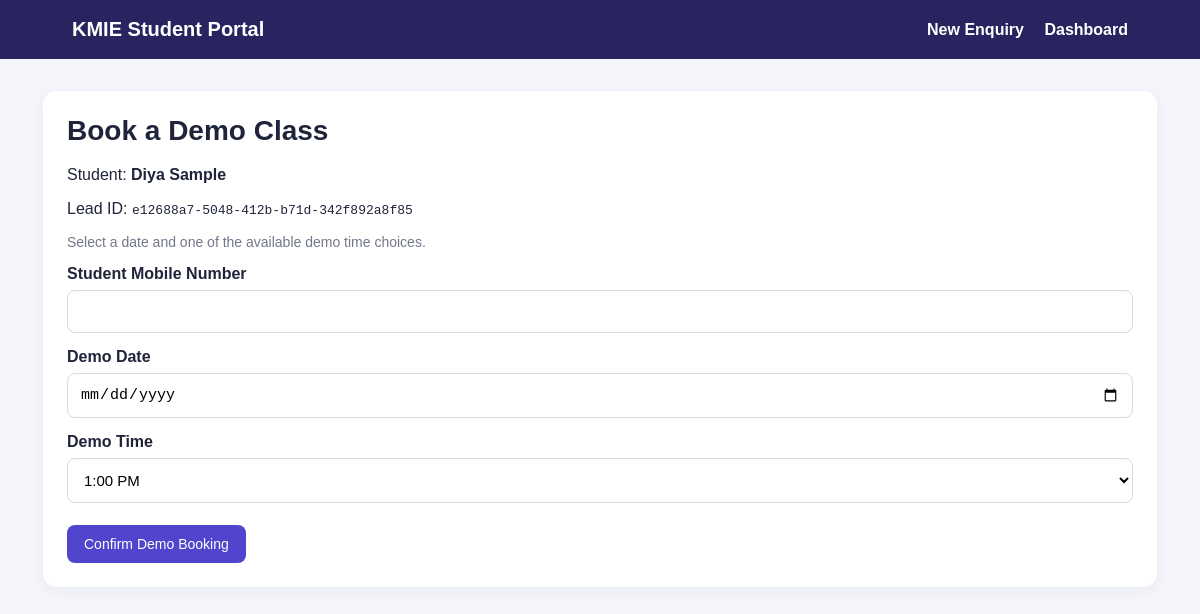
The page /book-demo/2/ on the database its author committed.
### myapp/models.py (models this page shows, shortened)
class Enquiry(models.Model):
    CLASS_CHOICES = [
        ("11", "Class 11"),
        ("12", "Class 12"),
    ]
    COURSE_CHOICES = [
        ("NEET Chemistry", "NEET Chemistry"),
        ("JEE Chemistry", "JEE Chemistry"),
    ]
    SOURCE_CHOICES = [
        ("Website", "Website"),
        ("Walk-in", "Walk-in"),
        ("Phone", "Phone"),
        ("Referral", "Referral"),
        ("Social Media", "Social Media"),
    ]
    STATUS_CHOICES = [
        ("New", "New"),
        ("Contacted", "Contacted"),
        ("Demo Booked", "Demo Booked"),
        ("Converted", "Converted"),
        ("Closed", "Closed"),
    ]
    lead_id = models.UUIDField(
        default=uuid.uuid4,
        unique=True,
        editable=False
    )
    student = models.ForeignKey(
        Student,
        on_delete=models.PROTECT,
        related_name="enquiries"
    )
    student_class = models.CharField(
        max_length=2,
        choices=CLASS_CHOICES
    )
    course = models.CharField(
        max_length=30,
        choices=COURSE_CHOICES
    )
    source = models.CharField(
        max_length=30,
        choices=SOURCE_CHOICES
    )
    status = models.CharField(
        max_length=20,
        choices=STATUS_CHOICES,
        default="New"
    )
    created_at = models.DateTimeField(default=timezone.now)

class Student(models.Model):
    name = models.CharField(max_length=100)
    mobile = models.CharField(
        max_length=10,
        unique=True,
        validators=[mobile_validator]
    )
    email = models.EmailField()
    created_at = models.DateTimeField(auto_now_add=True)

### myapp/views.py (the view)
def book_demo(request, enquiry_id):
    enquiry = get_object_or_404(
        Enquiry.objects.select_related("student"),
        pk=enquiry_id
    )
    if request.method == "POST":
        form = DemoBookingForm(request.POST)
        if form.is_valid():
            data = form.cleaned_data
            if data["mobile"] != enquiry.student.mobile:
                form.add_error(
                    "mobile",
                    "This mobile number does not match the selected enquiry."
                )
            elif data["enquiry_id"] != enquiry.pk:
                form.add_error(
                    None,
                    "Invalid enquiry selected."
                )
            elif data["booking_date"] < date.today():
                form.add_error(
                    "booking_date",
                    "Please choose today or a future date."
                )
            else:
                try:
                    with transaction.atomic():
                        booking = DemoBooking.objects.create(
                            student=enquiry.student,
                            enquiry=enquiry,
                            booking_date=data["booking_date"],
                            booking_time=data["booking_time"],
                            status="Booked",
                            confirmation_message=(
                                "Mock confirmation: Demo booked for "
                                f"{enquiry.student.name} on "
                                f"{data['booking_date']} at "
                                f"{data['booking_time']}. "
                                "No real email was sent."
                            ),
                        )
                        enquiry.status = "Demo Booked"
                        enquiry.save(update_fields=["status"])
                        logger.info(
                            "MOCK DEMO CONFIRMATION | Student=%s | "
                            "Lead=%s | Date=%s | Time=%s",
                            enquiry.student.mobile,
                            enquiry.lead_id,
                            booking.booking_date,
                            booking.booking_time,
                        )
                    messages.success(
                        request,
                        "Demo booked successfully! "
                        "Mock confirmation was logged."
                    )
                    return redirect("dashboard")
                except IntegrityError:
                    messages.error(
                        request,
                        "This student has already booked that date "
                        "and time. Please select another slot."
                    )
    else:
        form = DemoBookingForm(
            initial={"enquiry_id": enquiry.pk}
        )
    return render(
        request,
        "myapp/booking.html",
        {
            "form": form,
            "enquiry": enquiry,
        }
    )

### myapp/forms.py
class DemoBookingForm(forms.Form):
    mobile = forms.CharField(
        max_length=10,
        validators=[
            RegexValidator(
                regex=r"^[6-9]\d{9}$",
                message="Enter a valid 10-digit Indian mobile number."
            )
        ]
    )
    enquiry_id = forms.IntegerField(
        widget=forms.HiddenInput()
    )
    booking_date = forms.DateField(
        widget=forms.DateInput(attrs={"type": "date"})
    )
    booking_time = forms.ChoiceField(
        choices=DemoBooking.TIME_CHOICES
    )

### myapp/templates/myapp/booking.html (shortened to what this page needs)
{% extends "myapp/base.html" %}
{% block content %}
<div class="card">
    <h1>Book a Demo Class</h1>
    <p>
        Student:
        <strong>{{ enquiry.student.name }}</strong>
    </p>
    <p>
        Lead ID:
        <code>{{ enquiry.lead_id }}</code>
    </p>
    <p class="muted">
        Select a date and one of the available demo time choices.
    </p>
    <form method="post">
        {% for field in form %}
            {% if field.name != "enquiry_id" %}
                <label for="{{ field.id_for_label }}">
                    {% if field.name == "mobile" %}
                        Student Mobile Number
                    {% elif field.name == "booking_date" %}
                        Demo Date
                    {% elif field.name == "booking_time" %}
                        Demo Time
                    {% endif %}
                </label>
                {{ field }}
            {% endif %}
        {% endfor %}
        <button class="form-button" type="submit">
            Confirm Demo Booking
        </button>
    </form>
</div>
{% endblock %}

### myapp/templates/myapp/base.html (style rules this page uses)
* { box-sizing: border-box; }
body { margin: 0; font-family: Arial, sans-serif; background: #f4f6fb; color: #20243a; }
.card { background: white; border-radius: 14px; padding: 24px; margin-bottom: 22px; box-shadow: 0 4px 18px #1725540d; }
h1 { margin-top: 0; font-size: 28px; }
label { display: block; margin: 15px 0 7px; font-weight: bold; }
input, select { width: 100%; padding: 12px; border: 1px solid #d6d9e6; border-radius: 8px; background: white; font-size: 15px; }
button, .btn { background: #5145cd; color: white; padding: 11px 17px; border: 0; border-radius: 8px; cursor: pointer; text-decoration: none; display: inline-block; font-size: 14px; }
.form-button { margin-top: 22px; }
.muted { color: #73778b; font-size: 14px; }

### rows shown on the page
Enquiry: student.name "Diya Sample", lead_id "e12688a7-5048-412b-b71d-342f892a8f85"
